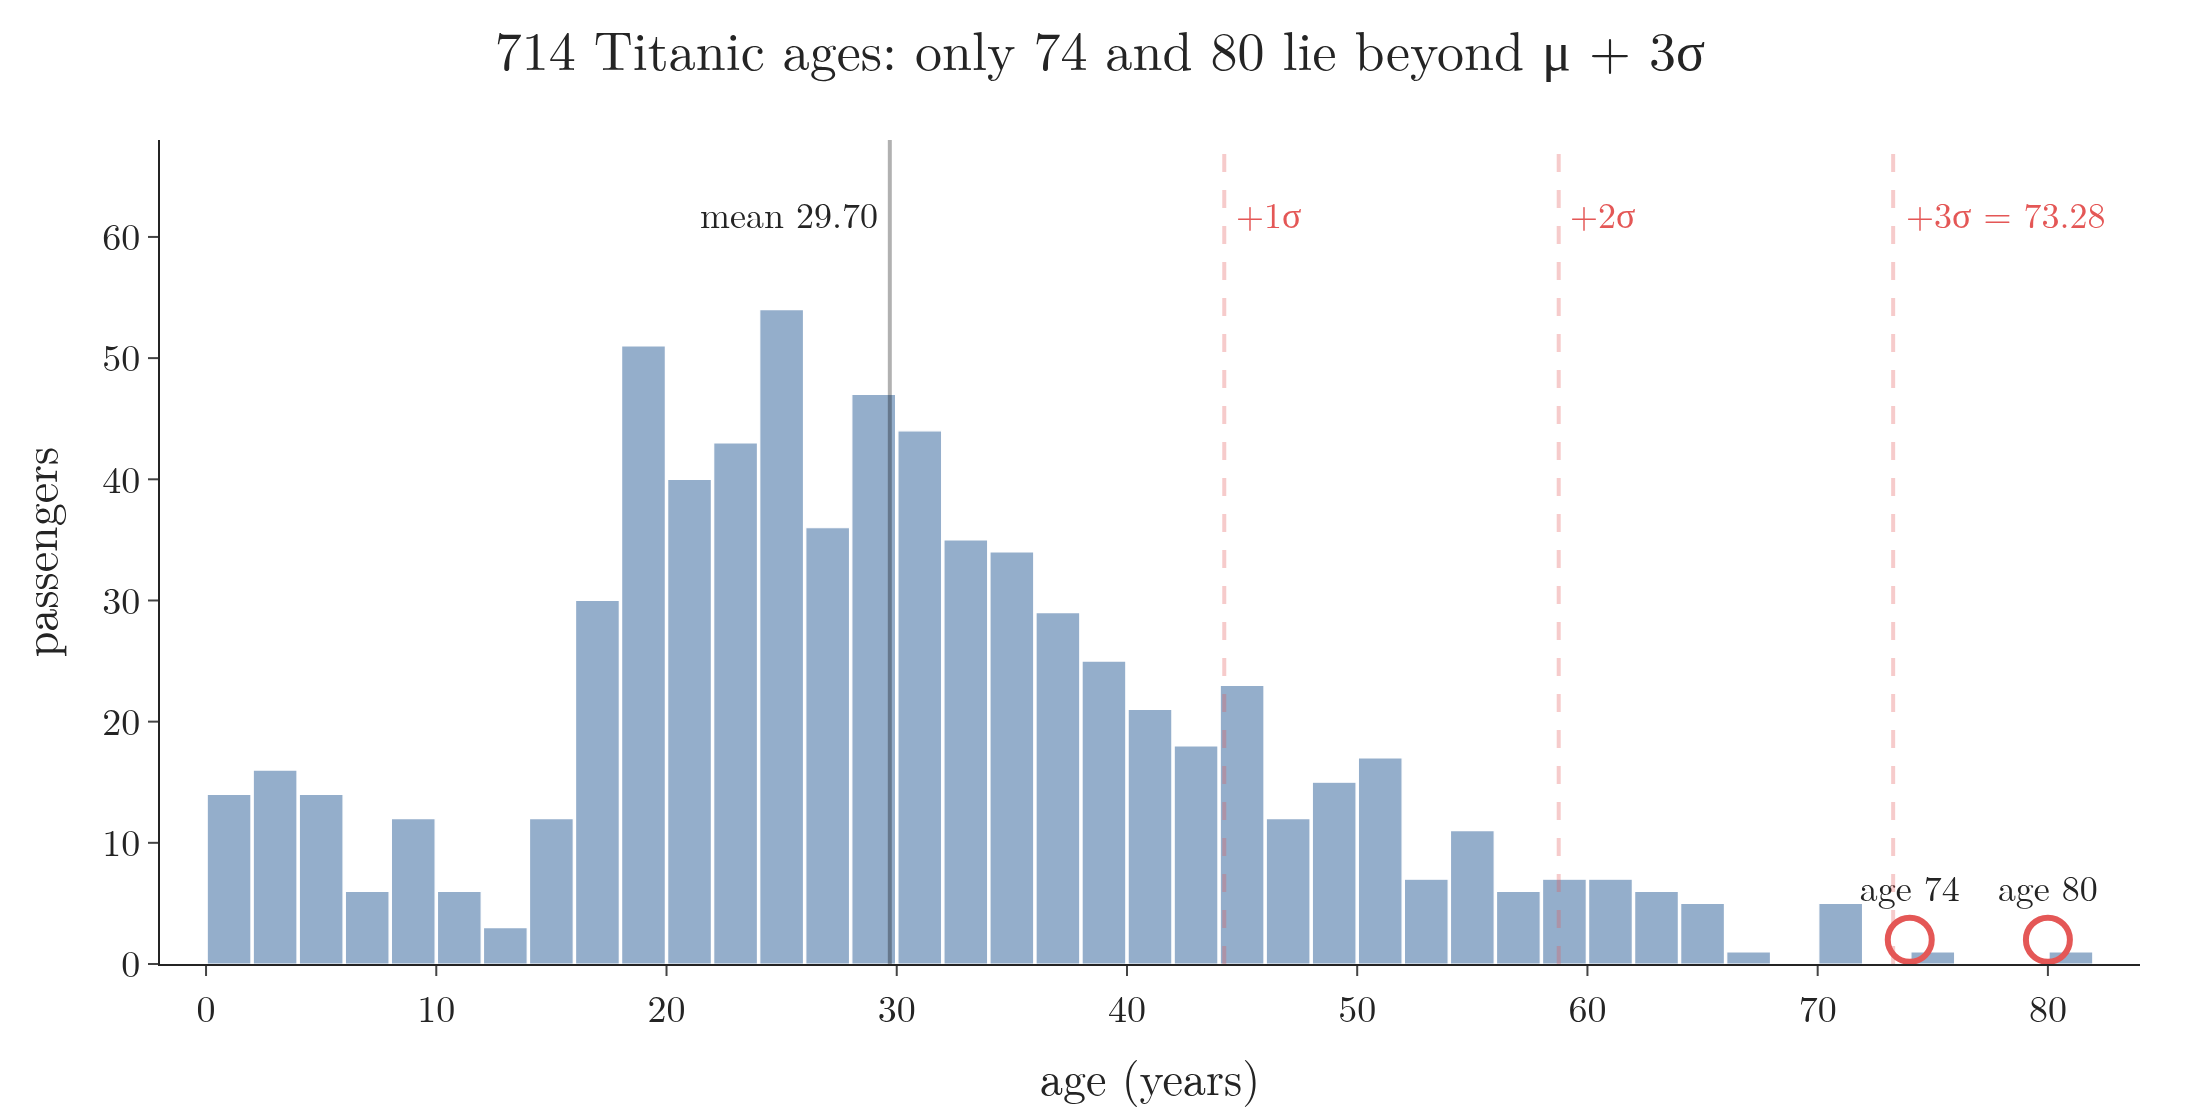

This chart was generated by the following Python code:
"""The z-score outlier rule on the Titanic ages: mean 29.70, sd 14.53, limits mean +- 3 sd = -13.88 and 73.28;
the two passengers aged 74 and 80 lie beyond the upper limit."""
from pathlib import Path
import numpy as np
import pandas as pd
import plotly.graph_objects as go

here = Path(__file__).parent
age = pd.read_csv(here.parent / "data" / "titanic_train.csv").Age.dropna()
m, s = age.mean(), age.std()
lo, hi = m - 3 * s, m + 3 * s
assert (round(m, 2), round(s, 2), round(lo, 2), round(hi, 2)) == (29.70, 14.53, -13.88, 73.28)
out = sorted(age[age > hi])
assert out == [74, 80]
fig = go.Figure()
fig.add_histogram(x=age, xbins=dict(start=0, end=82, size=2), marker_color="rgba(76,120,168,0.6)")
fig.add_vline(x=m, line=dict(color="black", width=2))
for v, t in ((m + s, "+1σ"), (m + 2 * s, "+2σ"), (hi, "+3σ = 73.28")):
    fig.add_vline(x=v, line=dict(color="#E45756", width=2, dash="dash"))
    fig.add_annotation(x=v, y=62, text=t, showarrow=False, xanchor="left", xshift=4, font=dict(size=18, color="#E45756"))
fig.add_annotation(x=m, y=62, text="mean 29.70", showarrow=False, xanchor="right", xshift=-4, font=dict(size=18))
fig.add_scatter(x=out, y=[2, 2], mode="markers+text", text=[f"age {int(a)}" for a in out], textposition="top center",
                marker=dict(symbol="circle-open", size=22, color="#E45756", line=dict(width=3)), textfont=dict(size=18))
fig.update_layout(template="simple_white", width=1100, height=560, font=dict(family="Latin Modern Roman", size=19),
                  showlegend=False, bargap=0.05, title=dict(text="714 Titanic ages: only 74 and 80 lie beyond μ + 3σ", x=0.5),
                  xaxis=dict(title="age (years)", range=[-2, 84]), yaxis=dict(title="passengers", range=[0, 68]),
                  margin=dict(l=80, r=30, t=70, b=70))
fig.write_image(here / "age_outliers.png", scale=2)
fig.write_image(here / "age_outliers.pdf")
